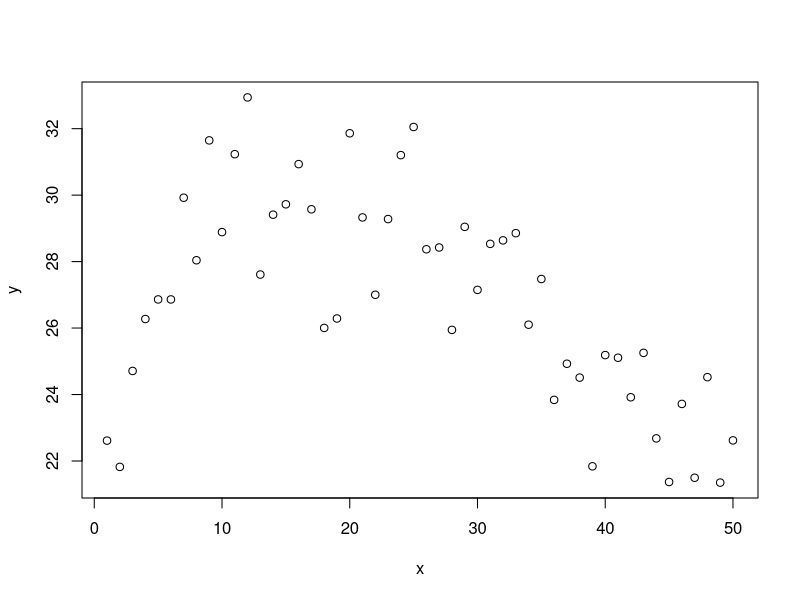

This chart was generated by the following R code: (Note: this script raises an error after producing the figure.)
## ---- chunk 1
x <- seq(1, 50, by = 1)
set.seed(42)
y <- 15 + 15*sin(sqrt(x*.15  - x*.006))+ rnorm(length(x), 0, 1.5)
plot(x, y)

splines_df <- data.frame(x, y)
m_spline_tp <- gam(y ~ s(x, bs = "tp", k = 7), method = "REML", data = splines_df)

splines_df$bs_spline <- predict(m_spline_tp, type = "response")
splines_df$bs_spline_se <- predict(m_spline_tp, type = "response", se.fit = T)$se.fit

knots <- m_spline_tp$smooth[[1]]$knots

coef(m_spline_tp)[grep("s\\(x\\)", names(coef(m_spline_tp)))]
## ---- chunk 2
beta_smooth <- coef(m_spline_tp)[grep("s\\(x\\)", names(coef(m_spline_tp)))]

Xp <- predict(m_spline_tp, type = "lpmatrix")  # each column = basis function

# Remove intercept column for plotting
Xp_smooth <- Xp[, grep("s\\(x\\)", colnames(Xp))]

# Plot basis functions
matplot(x, Xp_smooth, type = "l", lty = 1, col = rainbow(ncol(Xp_smooth)),
        main = "Spline Basis Functions", xlab = "x", ylab = "Basis value")

# Add contribution from each basis function
# multiply basis functions by their contribution 
y_basis <- sweep(Xp_smooth, 2, beta_smooth, "*")
matplot(x, y_basis, type = "l", lty = 1, col = rainbow(ncol(Xp_smooth)),
        main = "Contribution of Each Basis Function", xlab = "x", ylab = "Contribution")
## ---- chunk 3
df_basis <- as.data.frame(cbind(x, Xp_smooth)) %>% 
  pivot_longer(cols = `s(x).1`:`s(x).6`)

splines_df %>% 
  ggplot(aes(x, y))+  
  geom_line(aes(y = 18 + value*10, 
                group = name, 
                color = name),
            show.legend = F,
            data = df_basis, 
            alpha = .6)+
  theme_classic()+
  theme(panel.border = element_blank(), 
        panel.grid = element_blank())+
  geom_vline(aes(xintercept = knots), data = data.frame(knots), linetype = 2)+
  geom_line(aes(y = bs_spline+(bs_spline_se*1.96)), linetype = 2)+
  geom_line(aes(y = bs_spline-(bs_spline_se*1.96)), linetype = 2)+
  geom_line(aes(y = bs_spline))+
  coord_cartesian(xlim = c(0, 50))+
  labs(x = "Columns (x1)", y = "y or f(x1)")+
  geom_point()
## ---- chunk 4
matplot(x, rowSums(y_basis), type = "l", lty = 1, col = rainbow(ncol(Xp_smooth)),
        main = "Sum of the contributions of all basis functions", xlab = "x", ylab = "f(x)")
